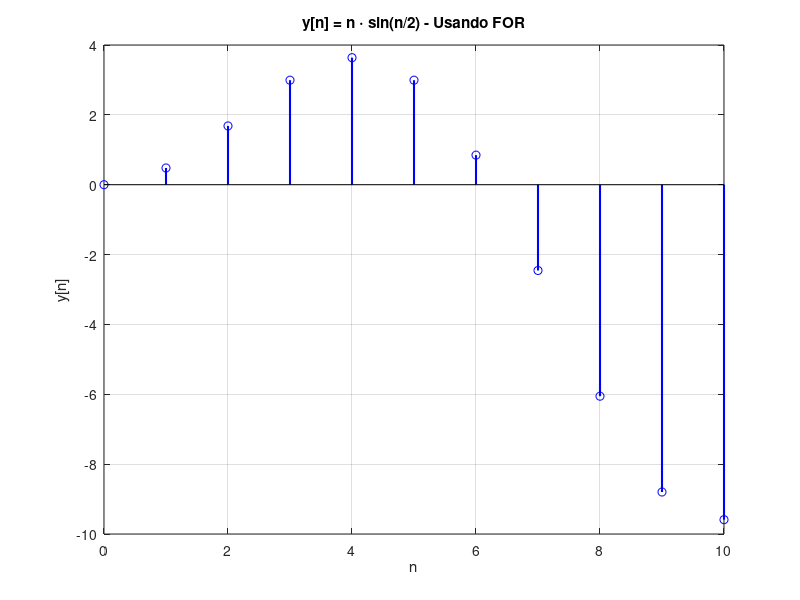

This chart was generated by the following MATLAB code:
% Script para questão 6.2.i - Usando FOR
% Gera y[n] = n*sin(n/2) para 0 <= n <= 10

clear;
clc;

n_max = 10;
n = 0:n_max;
y = zeros(size(n));

% Usando laço FOR
for i = 1:length(n)
    y(i) = n(i) * sin(n(i) / 2);
end

% Plotando o resultado
figure;
stem(n, y, 'b', 'LineWidth', 1.5);
title('y[n] = n \cdot sin(n/2) - Usando FOR');
xlabel('n');
ylabel('y[n]');
grid on;

fprintf('Valores de y[n]:\n');
for i = 1:length(n)
    fprintf('y[%d] = %.4f\n', n(i), y(i));
end
